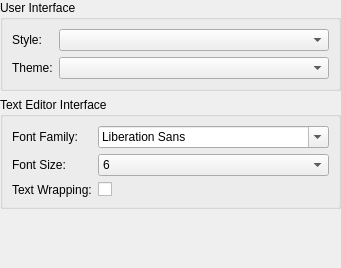
<?xml version="1.0" encoding="UTF-8"?>
<ui version="4.0">
 <class>Gui::InterfaceSettings</class>
 <widget class="QWidget" name="Gui::InterfaceSettings">
  <property name="geometry">
   <rect>
    <x>0</x>
    <y>0</y>
    <width>322</width>
    <height>268</height>
   </rect>
  </property>
  <property name="windowTitle">
   <string>Interface</string>
  </property>
  <layout class="QVBoxLayout" name="verticalLayout">
   <property name="leftMargin">
    <number>0</number>
   </property>
   <property name="topMargin">
    <number>0</number>
   </property>
   <property name="rightMargin">
    <number>0</number>
   </property>
   <property name="bottomMargin">
    <number>0</number>
   </property>
   <item>
    <widget class="QGroupBox" name="groupBox">
     <property name="title">
      <string>User Interface</string>
     </property>
     <layout class="QFormLayout" name="formLayout">
      <item row="0" column="0">
       <widget class="QLabel" name="label">
        <property name="text">
         <string>Style:</string>
        </property>
       </widget>
      </item>
      <item row="0" column="1">
       <widget class="QComboBox" name="styleCombo"/>
      </item>
      <item row="1" column="0">
       <widget class="QLabel" name="label_2">
        <property name="text">
         <string>Theme:</string>
        </property>
       </widget>
      </item>
      <item row="1" column="1">
       <widget class="QComboBox" name="themeCombo"/>
      </item>
     </layout>
    </widget>
   </item>
   <item>
    <widget class="QGroupBox" name="groupBox_2">
     <property name="title">
      <string>Text Editor Interface</string>
     </property>
     <layout class="QFormLayout" name="formLayout_2">
      <item row="0" column="0">
       <widget class="QLabel" name="label_3">
        <property name="text">
         <string>Font Family:</string>
        </property>
       </widget>
      </item>
      <item row="0" column="1">
       <widget class="QFontComboBox" name="fontCombo"/>
      </item>
      <item row="1" column="0">
       <widget class="QLabel" name="label_4">
        <property name="text">
         <string>Font Size:</string>
        </property>
       </widget>
      </item>
      <item row="1" column="1">
       <widget class="QComboBox" name="fontSizeCombo">
        <item>
         <property name="text">
          <string>6</string>
         </property>
        </item>
        <item>
         <property name="text">
          <string>7</string>
         </property>
        </item>
        <item>
         <property name="text">
          <string>8</string>
         </property>
        </item>
        <item>
         <property name="text">
          <string>9</string>
         </property>
        </item>
        <item>
         <property name="text">
          <string>10</string>
         </property>
        </item>
        <item>
         <property name="text">
          <string>11</string>
         </property>
        </item>
        <item>
         <property name="text">
          <string>12</string>
         </property>
        </item>
        <item>
         <property name="text">
          <string>14</string>
         </property>
        </item>
        <item>
         <property name="text">
          <string>16</string>
         </property>
        </item>
        <item>
         <property name="text">
          <string>18</string>
         </property>
        </item>
        <item>
         <property name="text">
          <string>20</string>
         </property>
        </item>
        <item>
         <property name="text">
          <string>22</string>
         </property>
        </item>
        <item>
         <property name="text">
          <string>24</string>
         </property>
        </item>
        <item>
         <property name="text">
          <string>28</string>
         </property>
        </item>
        <item>
         <property name="text">
          <string>36</string>
         </property>
        </item>
        <item>
         <property name="text">
          <string>48</string>
         </property>
        </item>
        <item>
         <property name="text">
          <string>72</string>
         </property>
        </item>
       </widget>
      </item>
      <item row="2" column="0">
       <widget class="QLabel" name="label_5">
        <property name="text">
         <string>Text Wrapping:</string>
        </property>
       </widget>
      </item>
      <item row="2" column="1">
       <widget class="QCheckBox" name="wordWrapCheck">
        <property name="text">
         <string/>
        </property>
       </widget>
      </item>
     </layout>
    </widget>
   </item>
   <item>
    <spacer name="verticalSpacer">
     <property name="orientation">
      <enum>Qt::Vertical</enum>
     </property>
     <property name="sizeHint" stdset="0">
      <size>
       <width>20</width>
       <height>40</height>
      </size>
     </property>
    </spacer>
   </item>
  </layout>
 </widget>
 <resources/>
 <connections/>
</ui>
